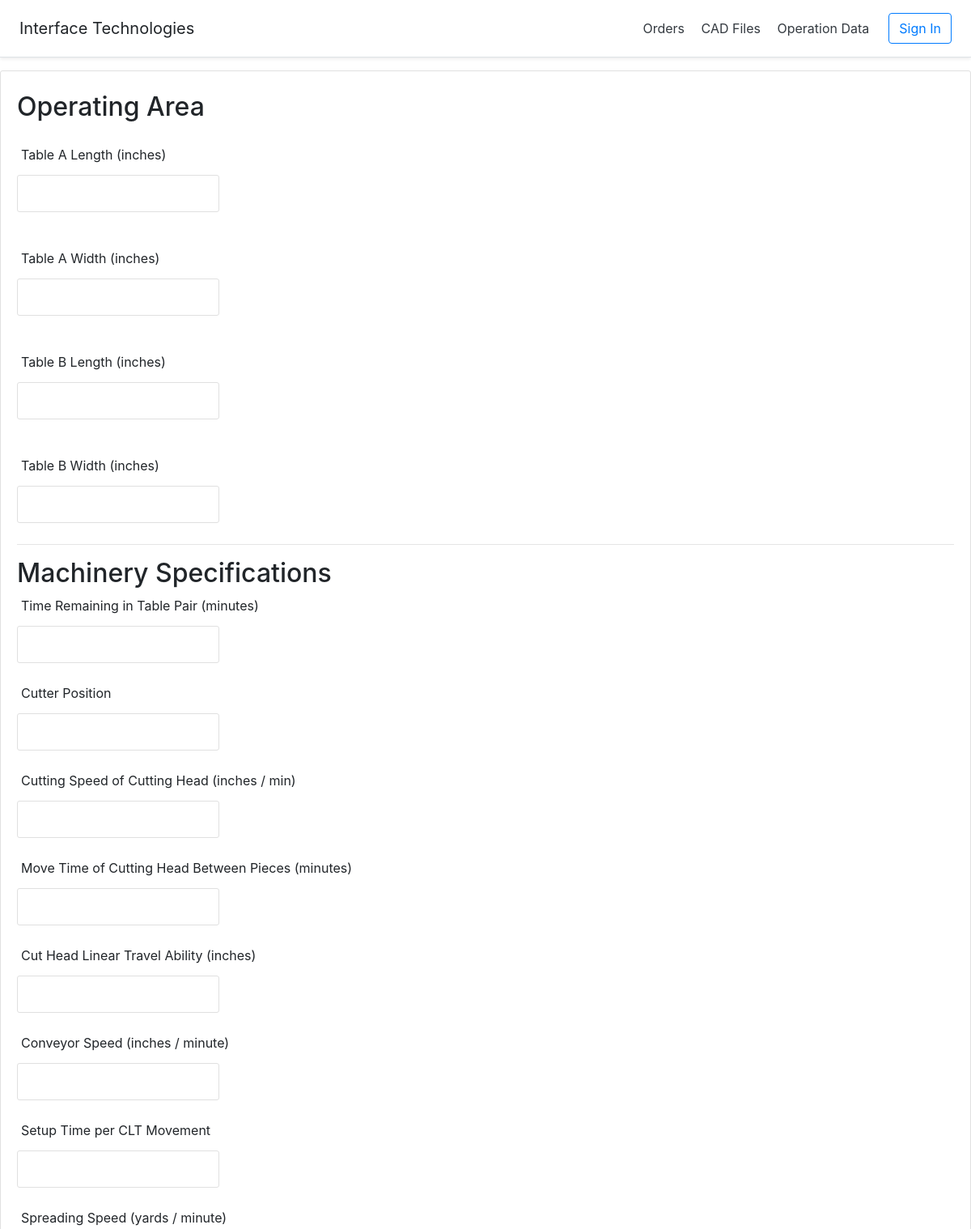
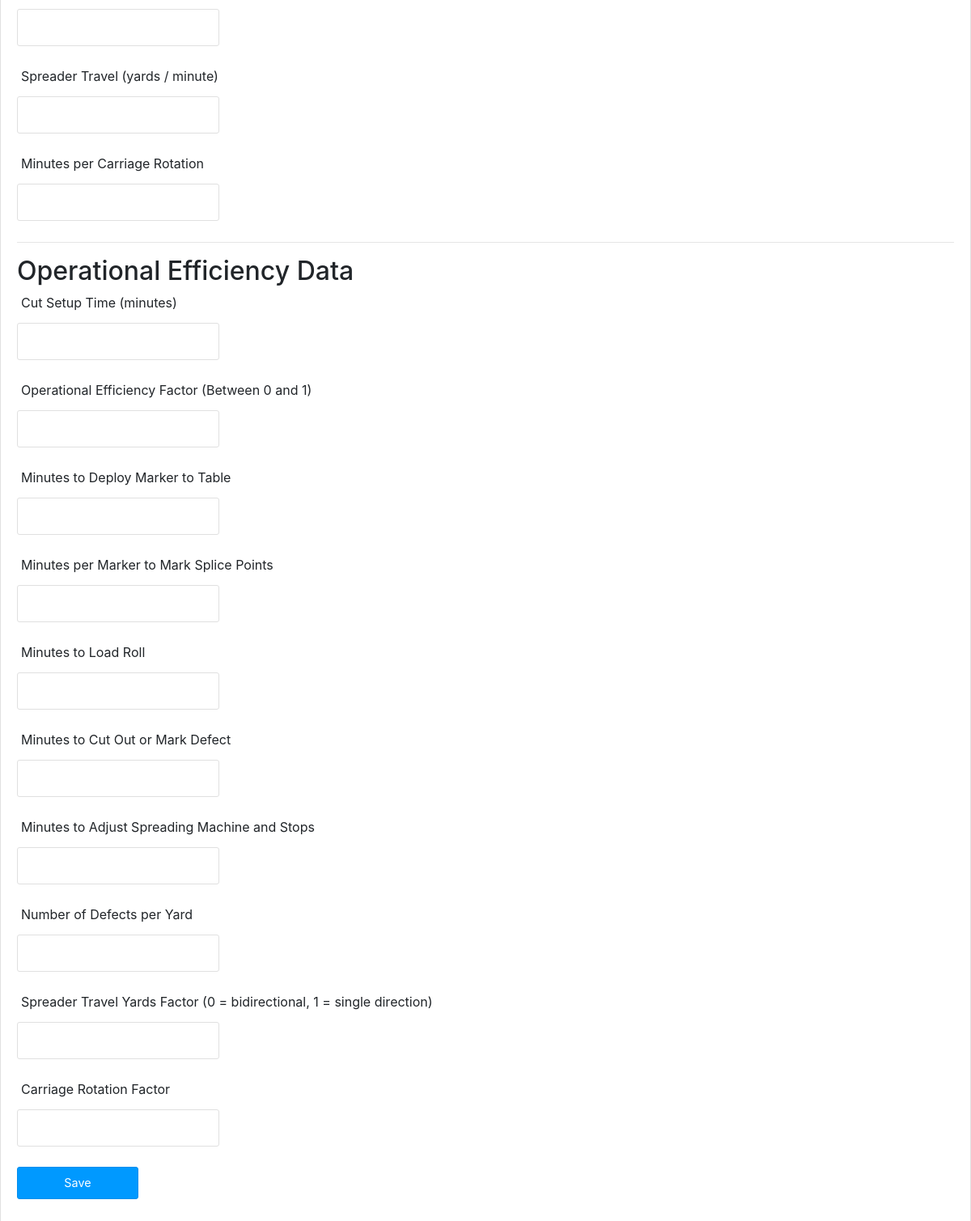
Page /index.php?action=operation_data on the earlier database version (2 pictures, top to bottom).
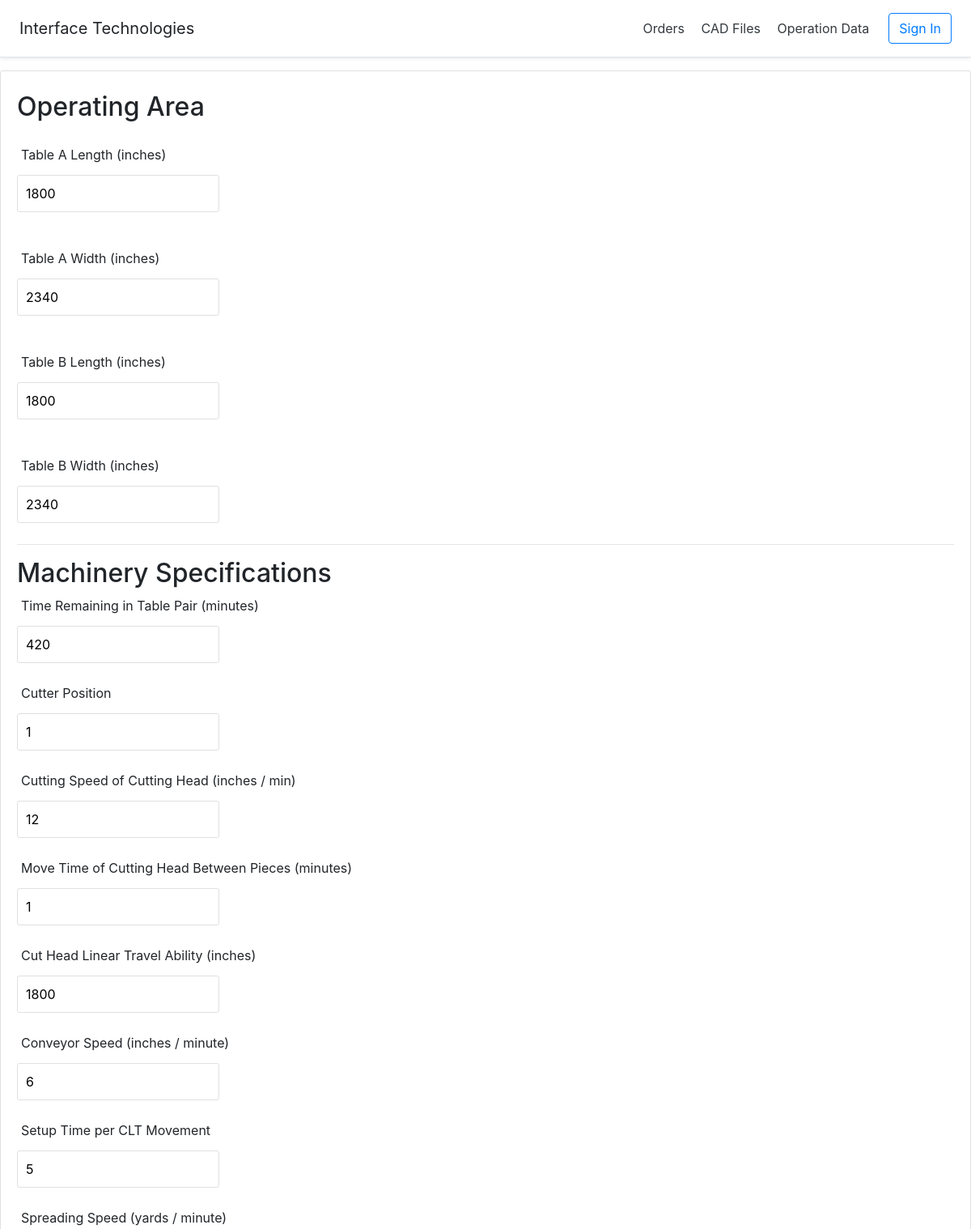
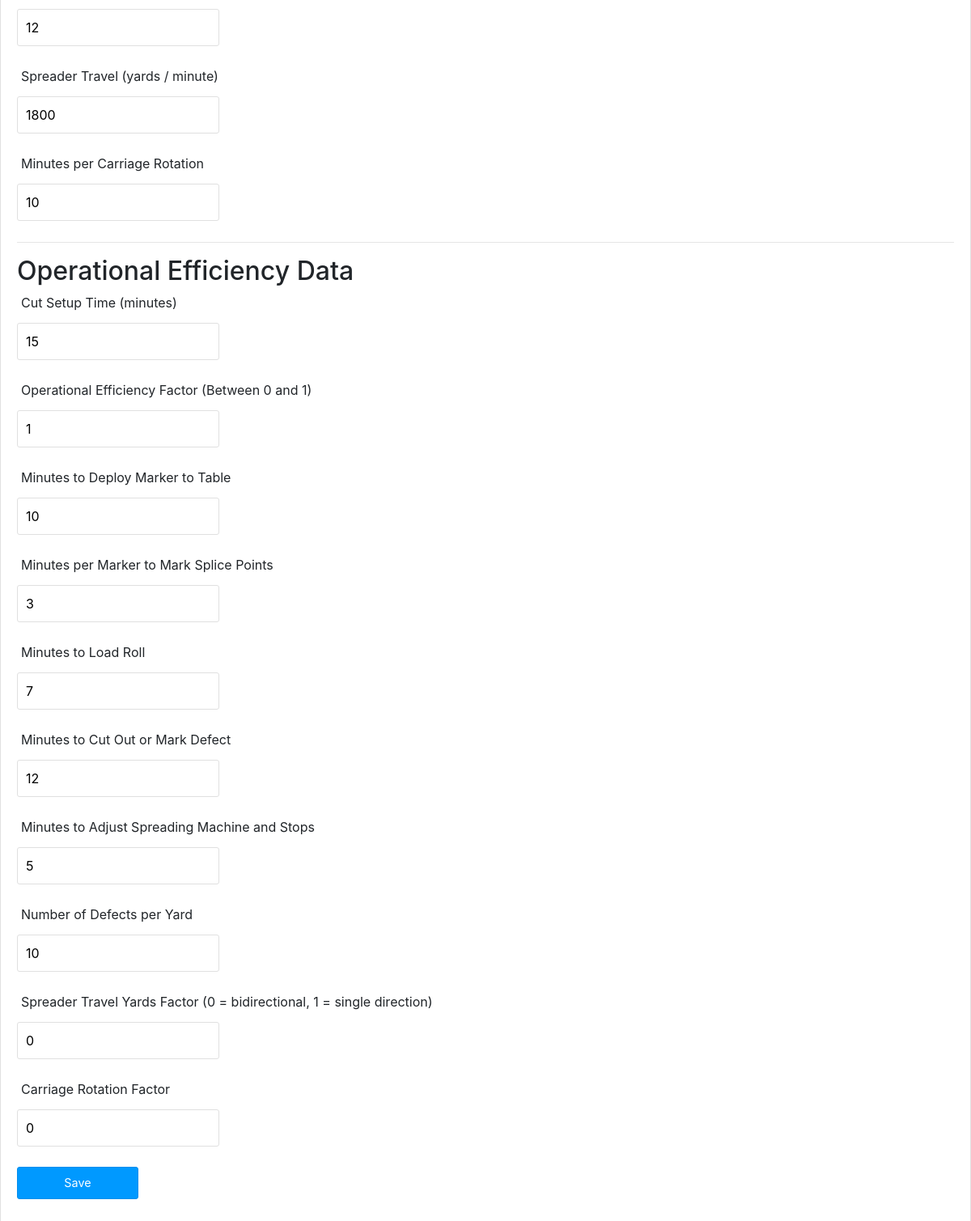
Same page on the later database version (2 pictures, top to bottom).
### tables this page shows
CREATE TABLE OPERATION_DATA
(
    id INT NOT NULL PRIMARY KEY,
    
    table_a_id INT,
    table_a_length INT,
    table_a_width INT,
    
    table_b_id INT,
    table_b_length INT,
    table_b_width INT,

    time_remaining_table_pair FLOAT,
    cutter_position INT,

    CS int,            
    PMT int,       
    CLT int,     
    CV int,     
    CLTS int,  
    SS int,      
    ST int,        
    CRT int,   

    CST int,    
    OEF int,     
    PST int,   
    MST int, 
    MLR int,  
    DT int,  
    SSA int,
    DY int,          

    STF VARCHAR(10),     
    CRF VARCHAR(10)   
);

### controllers/DBController.php (called while the page is built, shortened)
<?php
class DBController {
    private $host = "localhost";
    private $user = "root";
    private $password = "";
    private $database = "cutroom_db";
    private $conn;
    function __construct() {
        $this->conn = $this->connectDB();
    }
    function connectDB() {
        $conn = mysqli_connect($this->host,$this->user,$this->password,$this->database);
        return $conn;
    }
    function runBaseQuery($query) {
        $result = $this->conn->query($query);
            if ($result->num_rows > 0) {
                while($row = $result->fetch_assoc()) {
                    $resultset[] = $row;
                }
            }
        if(!empty($resultset)) {
            return $resultset;
        }
    }
}
?>

### controllers/operation_data.php (called while the page is built, shortened)
<?php
require_once 'DBController.php';
class Operation_Data {
    private $db_handle;
    function __construct() {
        $this->db_handle = new DBController();
    }
    function getOperationData() {
        $sql = "SELECT * FROM OPERATION_DATA";
        $result = $this->db_handle->runBaseQuery($sql);
        return $result;
    }
}
?>

### views/operation_data-edit.php (the view, shortened to what this page needs)
<?php require_once "header.php"; ?>
<form name="frmAdd" method="post" action="" id="frmAdd"
    onSubmit="return validate();">
    <h2>Operating Area</h2>
    <div>
        <label style="padding-top: 20px;">Table A Length (inches)</label> <span
            id="table_a_length-info" class="info"></span><br /> <input type="text"
            name="table_a_length" id="table_a_length" class="demoInputBox"
            value="<?php echo $result[0]["table_a_length"]; ?>">
    </div>
    <div>
        <label style="padding-top: 20px;">Table A Width (inches)</label> <span
            id="table_a_width-info" class="info"></span><br /> <input type="text"
            name="table_a_width" id="table_a_width" class="demoInputBox"
            value="<?php echo $result[0]["table_a_width"]; ?>">
    </div>
    <div>
        <label style="padding-top: 20px;">Table B Length (inches)</label> <span
            id="table_b_length-info" class="info"></span><br /> <input type="text"
            name="table_b_length" id="table_b_length" class="demoInputBox"
            value="<?php echo $result[0]["table_b_length"]; ?>">
    </div>
    <div>
        <label style="padding-top: 20px;">Table B Width (inches)</label> <span
            id="table_b_width-info" class="info"></span><br /> <input type="text"
            name="table_b_width" id="table_b_width" class="demoInputBox"
            value="<?php echo $result[0]["table_b_width"]; ?>">
    </div>
    <hr>
    <h2>Machinery Specifications</h2>
    <div>
        <label>Time Remaining in Table Pair (minutes)</label> <span id="time_remaining_table_pair-info"
            class="info"></span><br /> <input type="text"
            name="time_remaining_table_pair" id="time_remaining_table_pair" class="demoInputBox"
            value="<?php echo $result[0]["time_remaining_table_pair"]; ?>">
    </div>
    <div>
        <label>Cutter Position</label> <span id="cutter_position-info"
            class="info"></span><br /> <input type="text"
            name="cutter_position" id="cutter_position" class="demoInputBox"
            value="<?php echo $result[0]["cutter_position"]; ?>">
    </div>
    <div>
        <label>Cutting Speed of Cutting Head (inches / min)</label> <span id="cs-info"
            class="info"></span><br /> <input type="text"
            name="cs" id="cs" class="demoInputBox"
            value="<?php echo $result[0]["CS"]; ?>">
    </div>
    <div>
        <label>Move Time of Cutting Head Between Pieces (minutes)</label> <span id="pmt-info"
            class="info"></span><br /> <input type="text"
            name="pmt" id="pmt" class="demoInputBox"
            value="<?php echo $result[0]["PMT"]; ?>">
    </div>
    <div>
        <label>Cut Head Linear Travel Ability (inches)</label> <span id="clt-info"
            class="info"></span><br /> <input type="text"
            name="clt" id="clt" class="demoInputBox"
            value="<?php echo $result[0]["CLT"]; ?>">
    </div>
    <div>
        <label>Conveyor Speed (inches / minute)</label> <span id="cv-info"
            class="info"></span><br /> <input type="text"
            name="cv" id="cv" class="demoInputBox"
            value="<?php echo $result[0]["CV"]; ?>">
    </div>
    <div>
        <label>Setup Time per CLT Movement</label> <span id="clts-info"
            class="info"></span><br /> <input type="text"
            name="clts" id="clts" class="demoInputBox"
            value="<?php echo $result[0]["CLTS"]; ?>">
    </div>
    <div>
        <label>Spreading Speed (yards / minute)</label> <span id="ss-info"
            class="info"></span><br /> <input type="text"
            name="ss" id="ss" class="demoInputBox"
            value="<?php echo $result[0]["SS"]; ?>">
    </div>
    <div>
        <label>Spreader Travel (yards / minute)</label> <span id="st-info"
            class="info"></span><br /> <input type="text"
            name="st" id="st" class="demoInputBox"
            value="<?php echo $result[0]["ST"]; ?>">
    </div>
    <div>
        <label>Minutes per Carriage Rotation</label> <span id="crt-info"
            class="info"></span><br /> <input type="text"
            name="crt" id="crt" class="demoInputBox"
            value="<?php echo $result[0]["CRT"]; ?>">
    </div>
    <hr>
    <h2>Operational Efficiency Data</h2>
    <div>
        <label>Cut Setup Time (minutes)</label> <span id="cst-info"
            class="info"></span><br /> <input type="text"
            name="cst" id="cst" class="demoInputBox"
            value="<?php echo $result[0]["CST"]; ?>">
    </div>
    <div>
        <label>Operational Efficiency Factor (Between 0 and 1)</label> <span id="oef-info"
            class="info"></span><br /> <input type="text"
            name="oef" id="oef" class="demoInputBox"
            value="<?php echo $result[0]["OEF"]; ?>">
    </div>
    <div>
        <label>Minutes to Deploy Marker to Table</label> <span id="pst-info"
            class="info"></span><br /> <input type="text"
            name="pst" id="pst" class="demoInputBox"
            value="<?php echo $result[0]["PST"]; ?>">
    </div>
    <div>
        <label>Minutes per Marker to Mark Splice Points</label> <span id="mst-info"
            class="info"></span><br /> <input type="text"
            name="mst" id="mst" class="demoInputBox"
            value="<?php echo $result[0]["MST"]; ?>">
    </div>
    <div>
        <label>Minutes to Load Roll</label> <span id="mlr-info"
            class="info"></span><br /> <input type="text"
            name="mlr" id="mlr" class="demoInputBox"
            value="<?php echo $result[0]["MLR"]; ?>">
    </div>
    <div>
        <label>Minutes to Cut Out or Mark Defect</label> <span id="dt-info"
            class="info"></span><br /> <input type="text"
            name="dt" id="dt" class="demoInputBox"
            value="<?php echo $result[0]["DT"]; ?>">
    </div>
    <div>
        <label>Minutes to Adjust Spreading Machine and Stops</label> <span id="ssa-info"
            class="info"></span><br /> <input type="text"
            name="ssa" id="ssa" class="demoInputBox"
            value="<?php echo $result[0]["SSA"]; ?>">
    </div>
    <div>
        <label>Number of Defects per Yard</label> <span id="dy-info"
            class="info"></span><br /> <input type="text"
            name="dy" id="dy" class="demoInputBox"
            value="<?php echo $result[0]["DY"]; ?>">
    </div>
    <div>
        <label>Spreader Travel Yards Factor (0 = bidirectional, 1 = single direction)</label> <span id="STF-info"
            class="info"></span><br /> <input type="text"
            name="stf" id="stf" class="demoInputBox"
            value="<?php echo $result[0]["STF"]; ?>">
    </div>
    <div>
        <label>Carriage Rotation Factor</label> <span id="crf-info"
            class="info"></span><br /> <input type="text"
            name="crf" id="crf" class="demoInputBox"
            value="<?php echo $result[0]["CRF"]; ?>">
    </div>
    <div>
        <input type="submit" name="add" id="btnSubmit" value="Save" />
    </div>
</body>
</html>

### index.php (shortened to what this page needs)
<?php
require_once 'controllers/DBController.php';
require_once 'controllers/operation_data.php';
$action = "";
if (! empty($_GET["action"])) {
    $action = $_GET["action"];
}
switch ($action) {
    case "operation_data":
        $od = new Operation_Data();
        $result = $od->getOperationData();
        require_once 'views/operation_data-edit.php';
        break;
}
?>

### views/header.php (shortened to what this page needs)
<html lang="en">
<head>
    <link href="views/css/style.css" type="text/css" rel="stylesheet" />
    <link rel="stylesheet" href="https://stackpath.bootstrapcdn.com/bootstrap/4.3.1/css/bootstrap.min.css">
</head>
<div class="d-flex flex-column flex-md-row align-items-center p-3 px-md-4 mb-3 bg-white border-bottom shadow-sm">
    <h5 class="my-0 mr-md-auto font-weight-normal">Interface Technologies</h5>
    <nav class="my-2 my-md-0 mr-md-3">
        <a class="p-2 text-dark" href="index.php">Orders</a>
        <a class="p-2 text-dark" href="index.php?action=cad_files">CAD Files</a>
        <a class="p-2 text-dark" href="index.php?action=operation_data">Operation Data</a>
    </nav>
    <a class="btn btn-outline-primary" href="#">Sign In</a>
</div>
<body>

### views/css/style.css (style rules this page uses)
body { font-family: Arial; color: #212121; margin: auto; }
.demoInputBox { padding: 10px; border: #E0E0E0 1px solid; border-radius: 3px; width: 250px; margin: 5px 0px 10px 0px; }
#frmAdd { border: #E0E0E0 1px solid; padding: 10px 20px 20px 20px; border-radius: 3px; }
#frmAdd div { margin-bottom: 15px; }
#frmAdd div label { margin-left: 5px; }
.info { font-size: .8em; color: #FF6600; letter-spacing: 2px; padding-left: 5px; }
#btnSubmit { padding: 8px; background: #09F; border: #048eec 1px solid; color: #FFF; font-size: 0.9em; border-radius: 3px; width: 150px; }

Differences in the rows shown:
now on this page (row edited): operation_data: table_a_length "1800", table_a_width "2340", table_b_length "1800", table_b_width "2340", time_remaining_table_pair "420", cutter_position "1", cs "12", pmt "1", clt "1800", cv "6", clts "5", ss "12", st "1800", crt "10", cst "15", oef "1", pst "10", mst "3", mlr "7", dt "12", ssa "5", dy "10", stf "0", crf "0"
